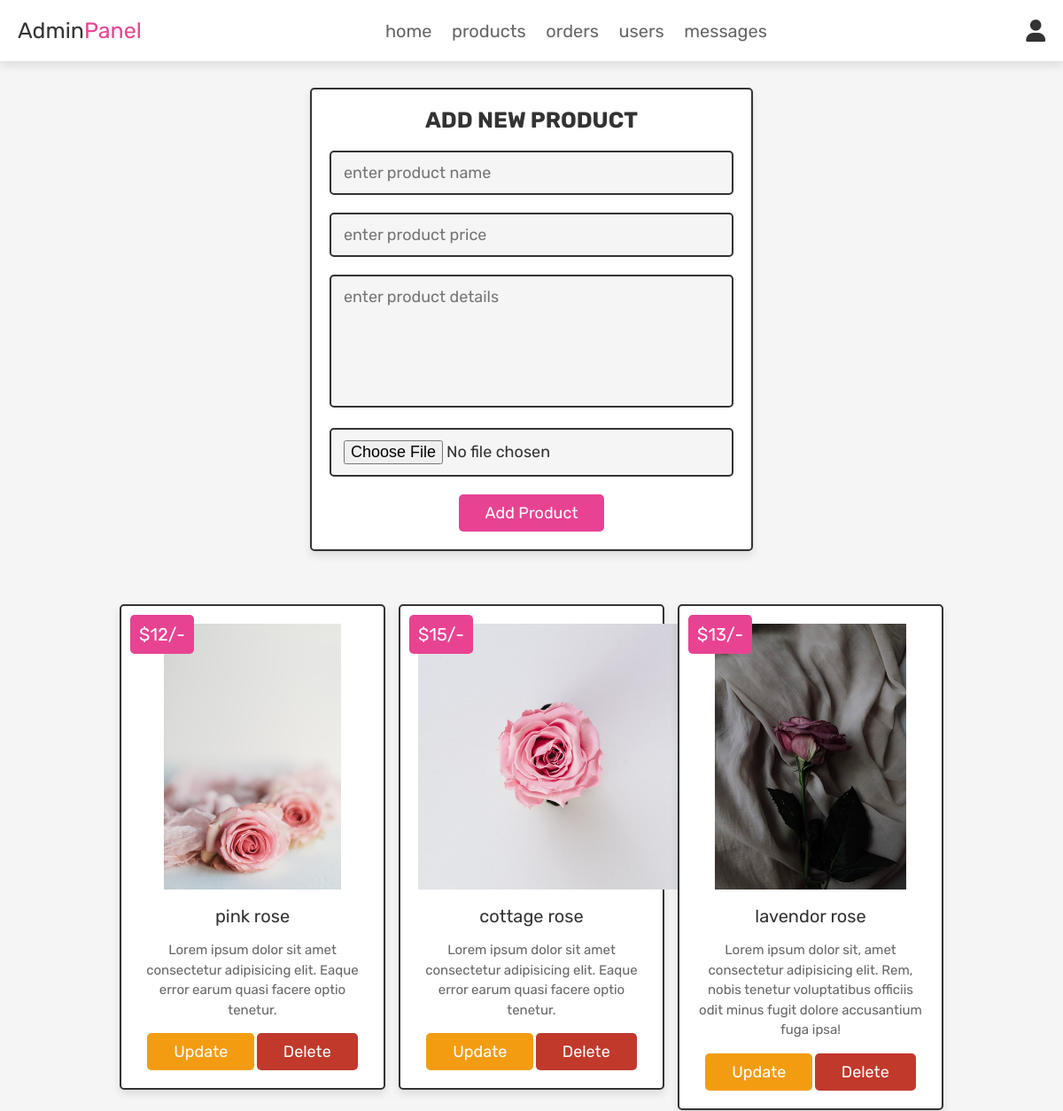
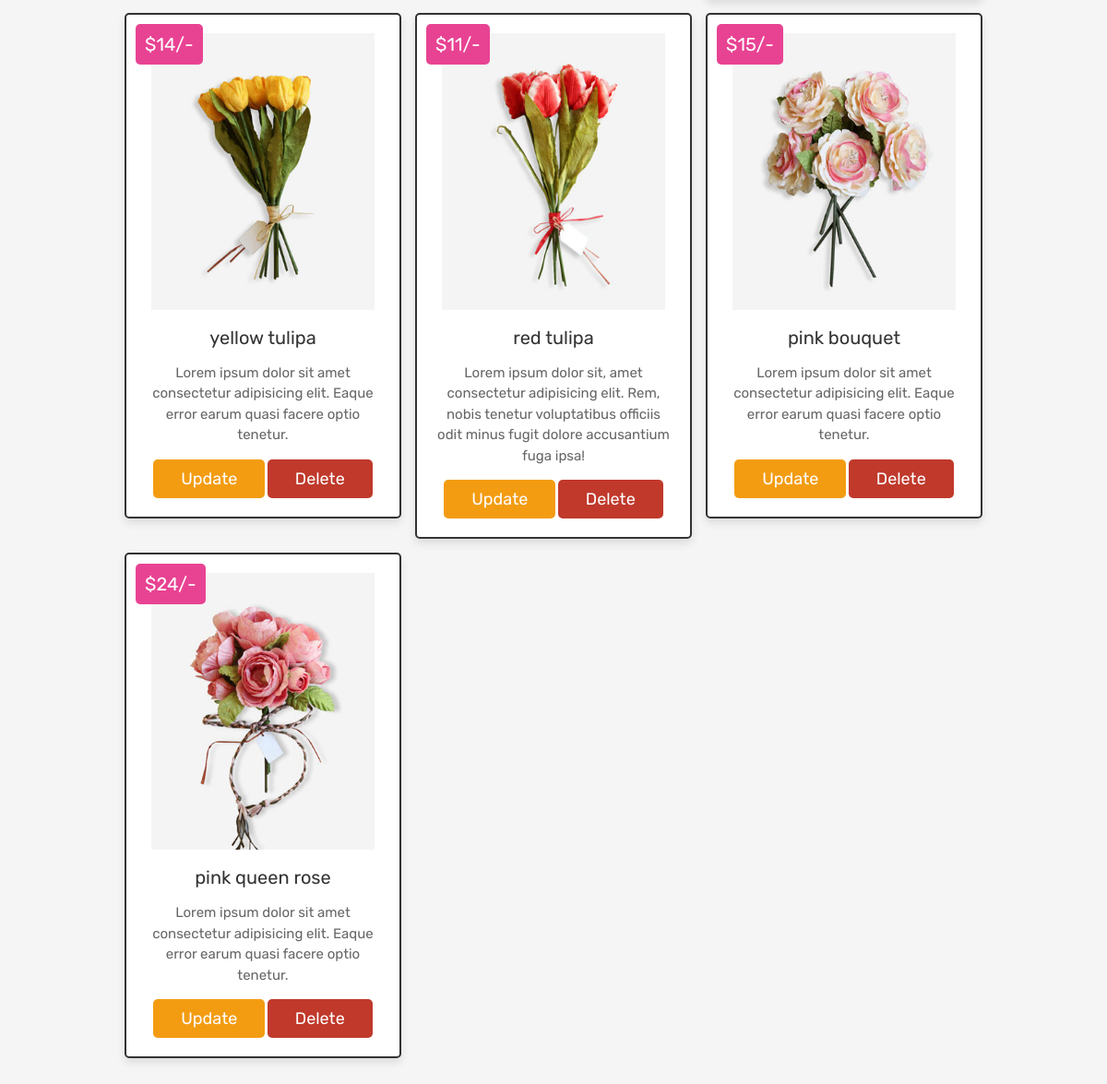
The page /admin_products.php (signed in) on the database its author committed (2 pictures, top to bottom).
### tables this page shows
CREATE TABLE `products` (
  `id` int(100) NOT NULL,
  `name` varchar(100) NOT NULL,
  `details` varchar(500) NOT NULL,
  `price` int(100) NOT NULL,
  `image` varchar(100) NOT NULL
);

### admin_products.php (the view, shortened to what this page needs)
<?php
@include 'config.php';
?>
<!DOCTYPE html>
<html lang="en">
<head>
   <link rel="stylesheet" href="https://cdnjs.cloudflare.com/ajax/libs/font-awesome/6.0.0/css/all.min.css">
   <link rel="stylesheet" href="css/admin_style.css">
</head>
<body>
<?php @include 'admin_header.php'; ?>
<section class="add-products">
   <form action="" method="POST" enctype="multipart/form-data">
      <h3>add new product</h3>
      <input type="text" class="box" required placeholder="enter product name" name="name">
      <input type="number" min="0" class="box" required placeholder="enter product price" name="price">
      <textarea name="details" class="box" required placeholder="enter product details" cols="30" rows="10"></textarea>
      <input type="file" accept="image/jpg, image/jpeg, image/png" required class="box" name="image">
      <input type="submit" value="add product" name="add_product" class="btn">
   </form>
</section>
<section class="show-products">
   <div class="box-container">
      <?php
         $select_products = mysqli_query($conn, "SELECT * FROM `products`") or die('query failed');
         if(mysqli_num_rows($select_products) > 0){
            while($fetch_products = mysqli_fetch_assoc($select_products)){
      ?>
      <div class="box">
         <div class="price">$<?php echo $fetch_products['price']; ?>/-</div>
         <img class="image" src="uploaded_img/<?php echo $fetch_products['image']; ?>" alt="">
         <div class="name"><?php echo $fetch_products['name']; ?></div>
         <div class="details"><?php echo $fetch_products['details']; ?></div>
         <a href="admin_update_product.php?update=<?php echo $fetch_products['id']; ?>" class="option-btn">update</a>
         <a href="admin_products.php?delete=<?php echo $fetch_products['id']; ?>" class="delete-btn" onclick="return confirm('delete this product?');">delete</a>
      </div>
      <?php
         }
      }else{
         echo '<p class="empty">no products added yet!</p>';
      }
      ?>
   </div>
</section>
</body>
</html>

### css/admin_style.css (style rules this page uses)
:root { --pink:#e84393; --red:#c0392b; --orange:#f39c12; --black:#333; --white:#fff; --light-color:#666; --light-white:#ccc; --light-bg:#f5f5f5; --border:.2rem solid var(--black); --box-shadow:0 .5rem 1rem rgba(0,0,0,.1); }
* { font-family: 'Rubik', sans-serif; margin:0; padding:0; box-sizing: border-box; outline: none; border:none; text-decoration: none; transition:all .2s linear; }
html { font-size: 62.5%; overflow-x: hidden; scroll-behavior: smooth; scroll-padding-top: 6.5rem; }
body { background: var(--light-bg); }
section { padding:3rem 2rem; }
.btn, .delete-btn, .option-btn { display: inline-block; border-radius: .5rem; margin-top: 1rem; font-size: 1.8rem; color:var(--white); cursor: pointer; padding:1rem 3rem; text-transform: capitalize; }
.btn { background-color: var(--pink); }
.delete-btn { background-color: var(--red); }
.option-btn { background-color: var(--orange); }
.add-products form { max-width: 50rem; border-radius: .5rem; background-color: var(--white); border:var(--border); padding:2rem; text-align: center; margin:0 auto; box-shadow: var(--box-shadow); }
.add-products form h3 { font-size: 2.5rem; text-transform: uppercase; color:var(--black); margin-bottom: 1rem; }
.add-products form .box { width: 100%; margin:1rem 0; font-size: 1.8rem; color:var(--black); border-radius: .5rem; background-color: var(--light-bg); padding:1.2rem 1.4rem; border:var(--border); }
.add-products form textarea { height: 15rem; resize: none; }
.show-products .box-container { display: grid; grid-template-columns: repeat(auto-fit, 30rem); gap:1.5rem; align-items: flex-start; max-width: 1200px; margin: 0 auto; justify-content: center; }
.show-products .box-container .box { text-align: center; padding:2rem; border:var(--border); background-color: var(--white); box-shadow: var(--box-shadow); border-radius: .5rem; position: relative; }
.show-products .box-container .box .image { height: 30rem; margin-bottom: .5rem; }
.show-products .box-container .box .price { background-color: var(--pink); position: absolute; top:1rem; left:1rem; border-radius: .5rem; color:var(--white); padding:1rem; font-size: 2rem; }
.show-products .box-container .box .name { margin:1rem 0; font-size: 2rem; color:var(--black); }
.show-products .box-container .box .details { line-height: 1.5; color:var(--light-color); font-size: 1.5rem; padding:.5rem 0; }

### rows shown on the page
products: price "12", image (picture), name "pink rose", details "Lorem ipsum dolor sit amet consectetur adipisicing elit. Eaque error earum quasi facere optio tenetur."
products: price "15", image (picture), name "cottage rose", details "Lorem ipsum dolor sit amet consectetur adipisicing elit. Eaque error earum quasi facere optio tenetur."
products: price "13", image (picture), name "lavendor rose", details "Lorem ipsum dolor sit, amet consectetur adipisicing elit. Rem, nobis tenetur voluptatibus officiis odit minus fugit dolore accusantium fuga ipsa!"
products: price "14", image (picture), name "yellow tulipa", details "Lorem ipsum dolor sit amet consectetur adipisicing elit. Eaque error earum quasi facere optio tenetur."
products: price "11", image (picture), name "red tulipa", details "Lorem ipsum dolor sit, amet consectetur adipisicing elit. Rem, nobis tenetur voluptatibus officiis odit minus fugit dolore accusantium fuga ipsa!"
products: price "15", image (picture), name "pink bouquet", details "Lorem ipsum dolor sit amet consectetur adipisicing elit. Eaque error earum quasi facere optio tenetur."
products: price "24", image (picture), name "pink queen rose", details "Lorem ipsum dolor sit amet consectetur adipisicing elit. Eaque error earum quasi facere optio tenetur."
